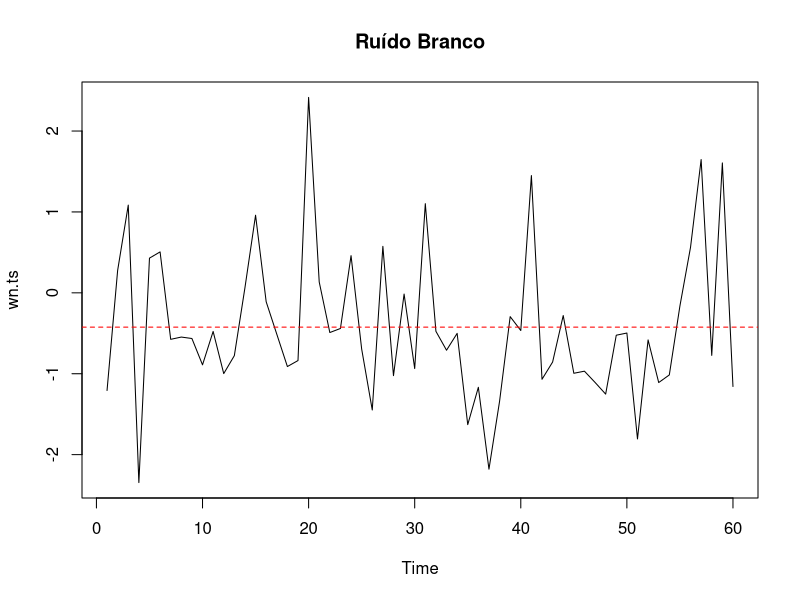
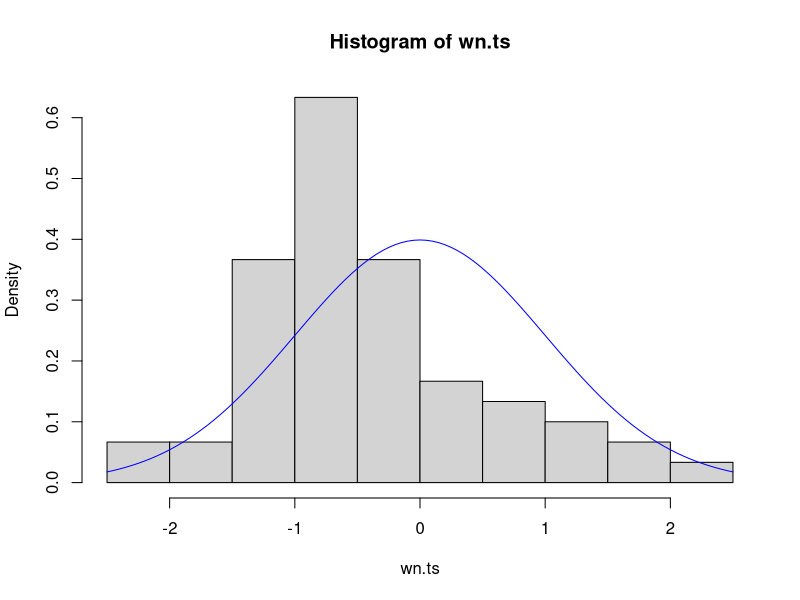
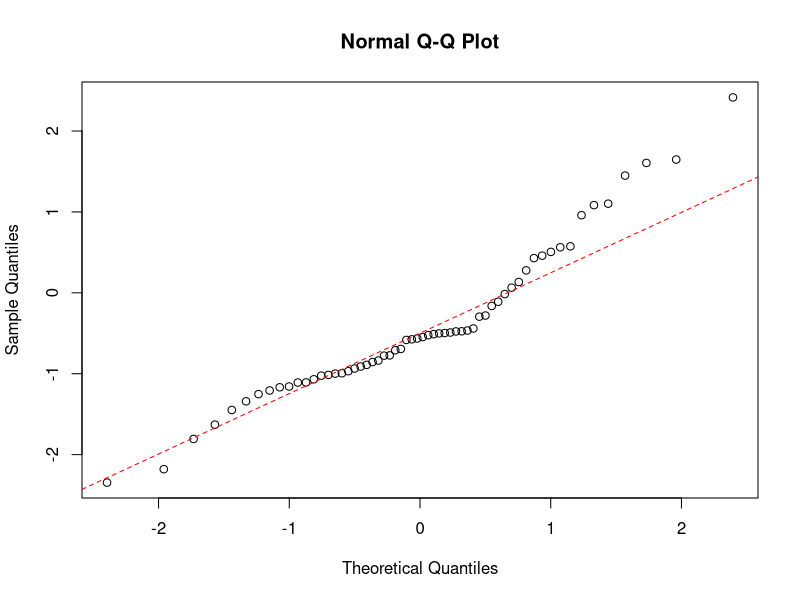
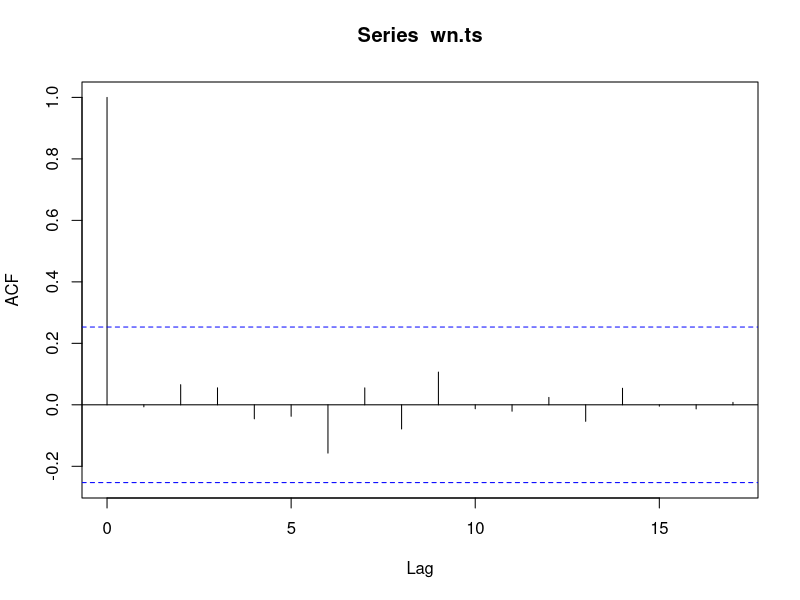
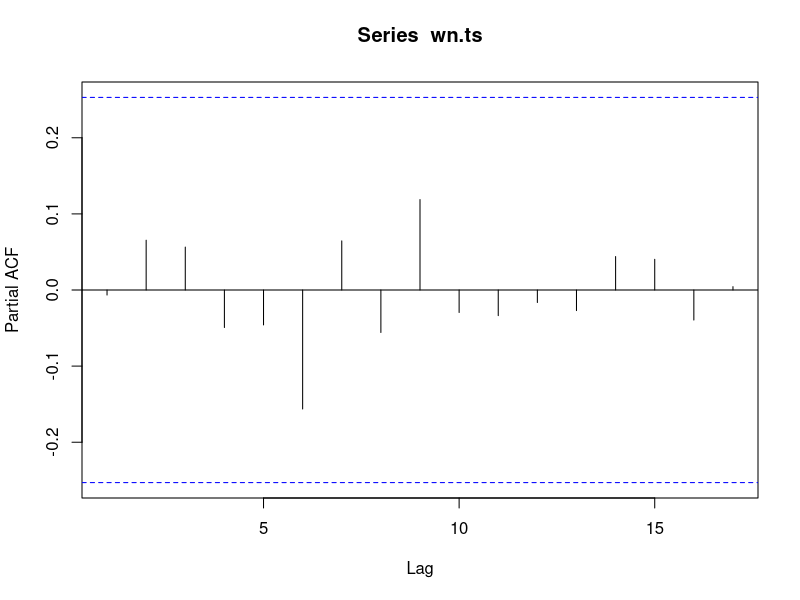
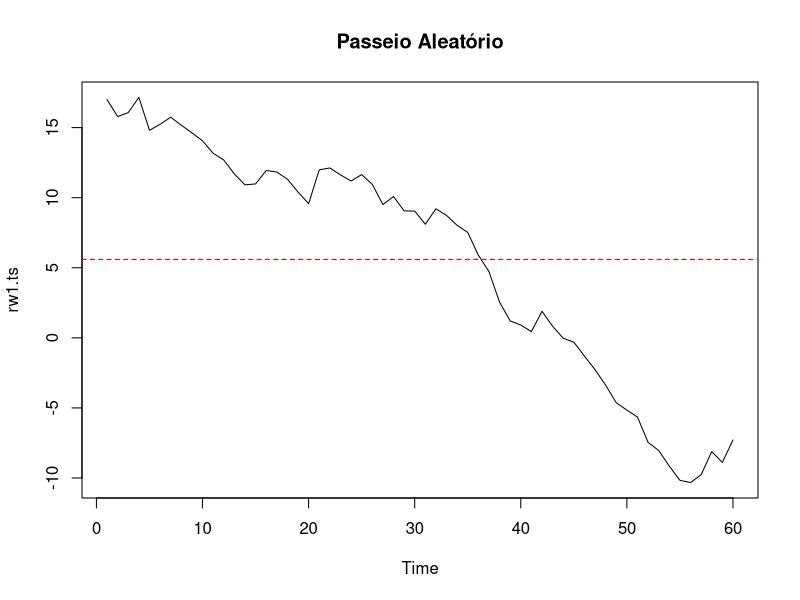
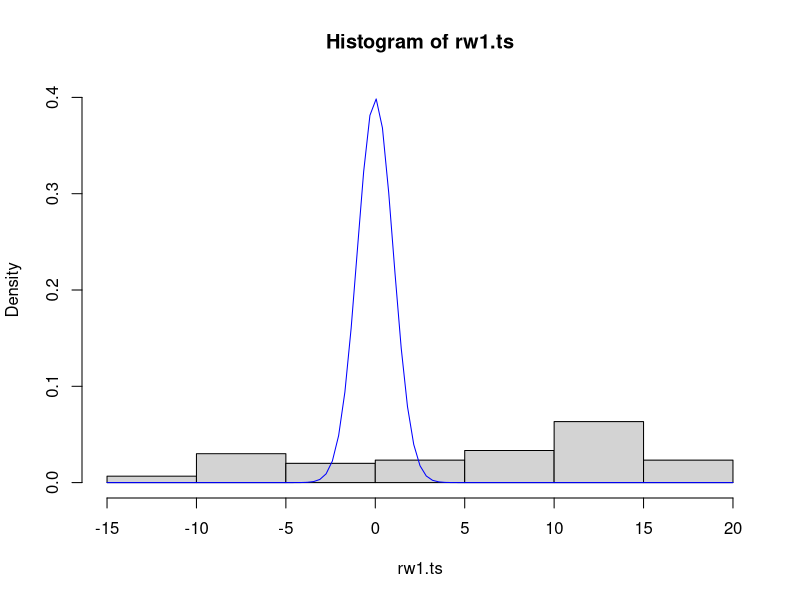
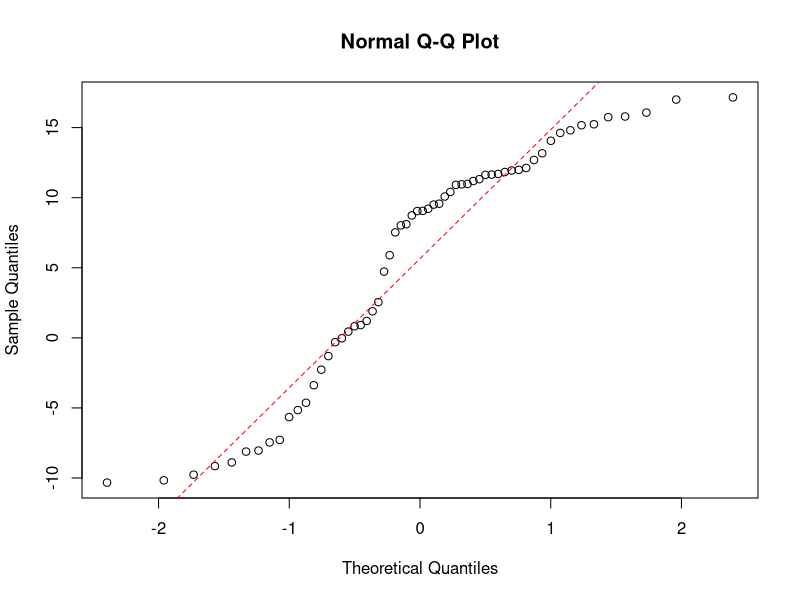

Generate these figures, in order, with R:
## ---- chunk 1
knitr::opts_chunk$set(echo = TRUE)
## ---- chunk 2
max_time <- 60;
## ---- chunk 3
set.seed(seed=1234);

dados <- rnorm(n=max_time, mean=0, sd=1);

wn.ts <- ts(data=dados);

plot(x=wn.ts, main='Ruído Branco');
abline(h=mean(wn.ts), lty='dashed', col='red');

hist(x=wn.ts, freq=FALSE);
curve( expr=dnorm(x, mean=0, sd=1), col='blue', add=TRUE);

qqnorm(y=wn.ts);
qqline(y=wn.ts, lty='dashed', col='red');

acf(x=wn.ts, type='correlation');

acf(x=wn.ts, type='partial');
## ---- chunk 4
set.seed(seed=1234);

dados2 <- NULL;
dados2[1] <- 17;

for(ii in 2:max_time){
  dados2[ii] <- dados2[ii-1] + rnorm(n=1, mean=0, sd=1);
}

rw1.ts <- ts(data=dados2);

#####
plot(x=rw1.ts, main='Passeio Aleatório');
abline(h=mean(rw1.ts), lty='dashed', col='red');

hist(x=rw1.ts, freq=FALSE, ylim=c(0,0.4) );
curve( expr=dnorm(x, mean=0, sd=1), col='blue', add=TRUE);

qqnorm(y=rw1.ts);
qqline(y=rw1.ts, lty='dashed', col='red');

acf(x=rw1.ts, type='correlation');

acf(x=rw1.ts, type='partial');
## ---- chunk 5
rw2.ts <- diff(rw1.ts);

plot(x=rw2.ts, main='Passeio Aleatório - Diff');
abline(h=mean(rw2.ts), lty='dashed', col='red');

hist(x=rw2.ts, freq=FALSE);
curve( expr=dnorm(x, mean=0, sd=1), col='blue', add=TRUE);

qqnorm(y=rw2.ts);
qqline(y=rw2.ts, lty='dashed', col='red');

acf(x=rw2.ts, type='correlation');

acf(x=rw2.ts, type='partial');
## ---- chunk 6
ma.ts <- arima.sim(model=list( ma=c(0.2, 0.4) ), n=max_time);

plot(x=ma.ts, main='Média Móvel');
abline(h=mean(ma.ts), lty='dashed', col='red');

hist(x=ma.ts, freq=FALSE);
curve( expr=dnorm(x, mean=0, sd=1), col='blue', add=TRUE);

qqnorm(y=ma.ts);
qqline(y=ma.ts, lty='dashed', col='red');

acf(x=ma.ts, type='correlation');

acf(x=ma.ts, type='partial');
## ---- chunk 7
noise <- rnorm(n=(max_time+2), mean=0, sd=1);

ma_q2 <- NULL;

theta1 <- 0.7;
theta2 <- 0.2;
for(ii in 3:(max_time+2) ){
    ma_q2[ii] <- noise[ii] + theta2*noise[ii-1] + theta2*noise[ii-2];
}

ma_q2a <- ma_q2[ 3:(max_time+2) ];

ma_q2.ts <- ts(data=ma_q2a);

#####
plot(x=ma_q2.ts, main='Média Móvel(q=2)');
abline(h=mean(ma_q2.ts), lty='dashed', col='red');

hist(x=ma_q2.ts, freq=FALSE);
curve( expr=dnorm(x, mean=0, sd=1), col='blue', add=TRUE);

qqnorm(y=ma_q2.ts);
qqline(y=ma_q2.ts, lty='dashed', col='red');

acf(x=ma_q2.ts, type='correlation');

acf(x=ma_q2.ts, type='partial');
## ---- chunk 8
set.seed(seed=1234);
ma.ts <- arima.sim(model=list( ar=c(0.2, 0.4) ), n=max_time);
plot(ma.ts);

library('forecast');

model <- auto.arima(y=ma.ts, d=0, ic="aicc", approximation=FALSE);
summary(model);
str(model);

plot(model$x, col=grey.colors(n=1, alpha=0.25), lwd=6, ylab='x');
lines(model$fitted, col='orange', lwd=3);
legend("bottomright", legend=c("Observed", "ARIMA"), lty=1, lwd=c(6,3),
       col=c(grey.colors(1, alpha=0.25), "orange"), bty="n");

